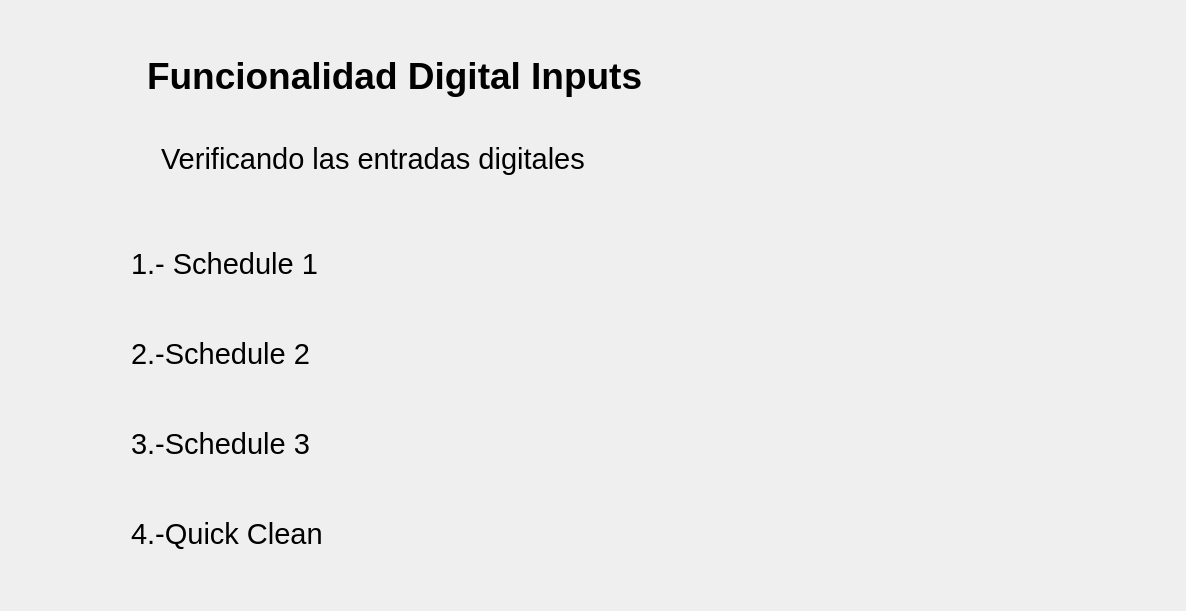
      <widget class="QWidget" name="page_9">
       <layout class="QGridLayout" name="gridLayout_12">
        <item row="0" column="0">
         <layout class="QVBoxLayout" name="verticalLayout_17">
          <property name="spacing">
           <number>12</number>
          </property>
          <item>
           <layout class="QHBoxLayout" name="horizontalLayout_125">
            <property name="spacing">
             <number>15</number>
            </property>
            <property name="leftMargin">
             <number>50</number>
            </property>
            <property name="topMargin">
             <number>30</number>
            </property>
            <item>
             <widget class="QLabel" name="lblTest1_16">
              <property name="minimumSize">
               <size>
                <width>71</width>
                <height>71</height>
               </size>
              </property>
              <property name="maximumSize">
               <size>
                <width>71</width>
                <height>71</height>
               </size>
              </property>
              <property name="text">
               <string/>
              </property>
              <property name="pixmap">
               <pixmap resource="../resources/resources.qrc">:/resources/number-6.png</pixmap>
              </property>
              <property name="scaledContents">
               <bool>true</bool>
              </property>
             </widget>
            </item>
            <item>
             <widget class="QLabel" name="lblCode_24">
              <property name="minimumSize">
               <size>
                <width>700</width>
                <height>50</height>
               </size>
              </property>
              <property name="maximumSize">
               <size>
                <width>700</width>
                <height>50</height>
               </size>
              </property>
              <property name="font">
               <font>
                <pointsize>28</pointsize>
                <bold>true</bold>
               </font>
              </property>
              <property name="text">
               <string>Funcionalidad Digital Inputs</string>
              </property>
             </widget>
            </item>
            <item>
             <spacer name="horizontalSpacer_86">
              <property name="orientation">
               <enum>Qt::Horizontal</enum>
              </property>
              <property name="sizeType">
               <enum>QSizePolicy::Expanding</enum>
              </property>
              <property name="sizeHint" stdset="0">
               <size>
                <width>328</width>
                <height>20</height>
               </size>
              </property>
             </spacer>
            </item>
           </layout>
          </item>
          <item>
           <layout class="QHBoxLayout" name="horizontalLayout_59">
            <property name="spacing">
             <number>30</number>
            </property>
            <property name="leftMargin">
             <number>50</number>
            </property>
            <item>
             <widget class="QLabel" name="lblCode_42">
              <property name="minimumSize">
               <size>
                <width>60</width>
                <height>60</height>
               </size>
              </property>
              <property name="maximumSize">
               <size>
                <width>60</width>
                <height>60</height>
               </size>
              </property>
              <property name="text">
               <string/>
              </property>
              <property name="pixmap">
               <pixmap resource="../resources/resources.qrc">:/resources/info.png</pixmap>
              </property>
              <property name="scaledContents">
               <bool>true</bool>
              </property>
              <property name="wordWrap">
               <bool>false</bool>
              </property>
             </widget>
            </item>
            <item>
             <widget class="QLabel" name="label_51">
              <property name="minimumSize">
               <size>
                <width>800</width>
                <height>70</height>
               </size>
              </property>
              <property name="maximumSize">
               <size>
                <width>800</width>
                <height>70</height>
               </size>
              </property>
              <property name="font">
               <font>
                <pointsize>22</pointsize>
                <bold>false</bold>
               </font>
              </property>
              <property name="text">
               <string>Verificando las entradas digitales </string>
              </property>
             </widget>
            </item>
            <item>
             <spacer name="horizontalSpacer_68">
              <property name="orientation">
               <enum>Qt::Horizontal</enum>
              </property>
              <property name="sizeType">
               <enum>QSizePolicy::Fixed</enum>
              </property>
              <property name="sizeHint" stdset="0">
               <size>
                <width>208</width>
                <height>20</height>
               </size>
              </property>
             </spacer>
            </item>
           </layout>
          </item>
         </layout>
        </item>
        <item row="1" column="0">
         <layout class="QHBoxLayout" name="horizontalLayout_58">
          <property name="spacing">
           <number>0</number>
          </property>
          <item>
           <spacer name="horizontalSpacer_59">
            <property name="orientation">
             <enum>Qt::Horizontal</enum>
            </property>
            <property name="sizeType">
             <enum>QSizePolicy::Fixed</enum>
            </property>
            <property name="sizeHint" stdset="0">
             <size>
              <width>40</width>
              <height>20</height>
             </size>
            </property>
           </spacer>
          </item>
          <item>
           <layout class="QVBoxLayout" name="verticalLayout_31">
            <property name="spacing">
             <number>6</number>
            </property>
            <item>
             <layout class="QHBoxLayout" name="horizontalLayout_113">
              <item>
               <widget class="QLabel" name="label_85">
                <property name="minimumSize">
                 <size>
                  <width>350</width>
                  <height>40</height>
                 </size>
                </property>
                <property name="maximumSize">
                 <size>
                  <width>350</width>
                  <height>40</height>
                 </size>
                </property>
                <property name="font">
                 <font>
                  <pointsize>22</pointsize>
                  <bold>false</bold>
                 </font>
                </property>
                <property name="text">
                 <string>1.- Schedule 1</string>
                </property>
               </widget>
              </item>
              <item>
               <widget class="QLabel" name="lblDigital1">
                <property name="enabled">
                 <bool>false</bool>
                </property>
                <property name="minimumSize">
                 <size>
                  <width>40</width>
                  <height>40</height>
                 </size>
                </property>
                <property name="maximumSize">
                 <size>
                  <width>40</width>
                  <height>40</height>
                 </size>
                </property>
                <property name="cursor">
                 <cursorShape>PointingHandCursor</cursorShape>
                </property>
                <property name="text">
                 <string/>
                </property>
                <property name="pixmap">
                 <pixmap resource="../resources/resources.qrc">:/resources/right.png</pixmap>
                </property>
                <property name="scaledContents">
                 <bool>true</bool>
                </property>
               </widget>
              </item>
              <item>
               <widget class="QLabel" name="lblDigitalInput1">
                <property name="minimumSize">
                 <size>
                  <width>40</width>
                  <height>40</height>
                 </size>
                </property>
                <property name="maximumSize">
                 <size>
                  <width>40</width>
                  <height>40</height>
                 </size>
                </property>
                <property name="cursor">
                 <cursorShape>PointingHandCursor</cursorShape>
                </property>
                <property name="text">
                 <string/>
                </property>
                <property name="pixmap">
                 <pixmap resource="../resources/resources.qrc">:/resources/processing.png</pixmap>
                </property>
                <property name="scaledContents">
                 <bool>true</bool>
                </property>
               </widget>
              </item>
             </layout>
            </item>
            <item>
             <layout class="QHBoxLayout" name="horizontalLayout_114">
              <item>
               <widget class="QLabel" name="label_86">
                <property name="minimumSize">
                 <size>
                  <width>350</width>
                  <height>40</height>
                 </size>
                </property>
                <property name="maximumSize">
                 <size>
                  <width>350</width>
                  <height>40</height>
                 </size>
                </property>
                <property name="font">
                 <font>
                  <pointsize>22</pointsize>
                  <bold>false</bold>
                 </font>
                </property>
                <property name="text">
                 <string>2.-Schedule 2</string>
                </property>
               </widget>
              </item>
              <item>
               <widget class="QLabel" name="lblDigital2">
                <property name="enabled">
                 <bool>false</bool>
                </property>
                <property name="minimumSize">
                 <size>
                  <width>40</width>
                  <height>40</height>
                 </size>
                </property>
                <property name="maximumSize">
                 <size>
                  <width>40</width>
                  <height>40</height>
                 </size>
                </property>
                <property name="cursor">
                 <cursorShape>PointingHandCursor</cursorShape>
                </property>
                <property name="text">
                 <string/>
                </property>
                <property name="pixmap">
                 <pixmap resource="../resources/resources.qrc">:/resources/right.png</pixmap>
                </property>
                <property name="scaledContents">
                 <bool>true</bool>
                </property>
               </widget>
              </item>
              <item>
               <widget class="QLabel" name="lblDigitalInput2">
                <property name="minimumSize">
                 <size>
                  <width>40</width>
                  <height>40</height>
                 </size>
                </property>
                <property name="maximumSize">
                 <size>
                  <width>40</width>
                  <height>40</height>
                 </size>
                </property>
                <property name="cursor">
                 <cursorShape>PointingHandCursor</cursorShape>
                </property>
                <property name="text">
                 <string/>
                </property>
                <property name="pixmap">
                 <pixmap resource="../resources/resources.qrc">:/resources/processing.png</pixmap>
                </property>
                <property name="scaledContents">
                 <bool>true</bool>
                </property>
               </widget>
              </item>
             </layout>
            </item>
            <item>
             <layout class="QHBoxLayout" name="horizontalLayout_119">
              <item>
               <widget class="QLabel" name="label_87">
                <property name="minimumSize">
                 <size>
                  <width>350</width>
                  <height>40</height>
                 </size>
                </property>
                <property name="maximumSize">
                 <size>
                  <width>350</width>
                  <height>40</height>
                 </size>
                </property>
                <property name="font">
                 <font>
                  <pointsize>22</pointsize>
                  <bold>false</bold>
                 </font>
                </property>
                <property name="text">
                 <string>3.-Schedule 3</string>
                </property>
               </widget>
              </item>
              <item>
               <widget class="QLabel" name="lblDigital3">
                <property name="enabled">
                 <bool>false</bool>
                </property>
                <property name="minimumSize">
                 <size>
                  <width>40</width>
                  <height>40</height>
                 </size>
                </property>
                <property name="maximumSize">
                 <size>
                  <width>40</width>
                  <height>40</height>
                 </size>
                </property>
                <property name="cursor">
                 <cursorShape>PointingHandCursor</cursorShape>
                </property>
                <property name="text">
                 <string/>
                </property>
                <property name="pixmap">
                 <pixmap resource="../resources/resources.qrc">:/resources/right.png</pixmap>
                </property>
                <property name="scaledContents">
                 <bool>true</bool>
                </property>
               </widget>
              </item>
              <item>
               <widget class="QLabel" name="lblDigitalInput3">
                <property name="minimumSize">
                 <size>
                  <width>40</width>
                  <height>40</height>
                 </size>
                </property>
                <property name="maximumSize">
                 <size>
                  <width>40</width>
                  <height>40</height>
                 </size>
                </property>
                <property name="cursor">
                 <cursorShape>PointingHandCursor</cursorShape>
                </property>
                <property name="text">
                 <string/>
                </property>
                <property name="pixmap">
                 <pixmap resource="../resources/resources.qrc">:/resources/processing.png</pixmap>
                </property>
                <property name="scaledContents">
                 <bool>true</bool>
                </property>
               </widget>
              </item>
             </layout>
            </item>
            <item>
             <layout class="QHBoxLayout" name="horizontalLayout_120">
              <item>
               <widget class="QLabel" name="label_92">
                <property name="minimumSize">
                 <size>
                  <width>350</width>
                  <height>40</height>
                 </size>
                </property>
                <property name="maximumSize">
                 <size>
                  <width>350</width>
                  <height>40</height>
                 </size>
                </property>
                <property name="font">
                 <font>
                  <pointsize>22</pointsize>
                  <bold>false</bold>
                 </font>
                </property>
                <property name="text">
                 <string>4.-Quick Clean</string>
                </property>
               </widget>
              </item>
              <item>
               <widget class="QLabel" name="lblDigital4">
                <property name="enabled">
                 <bool>false</bool>
                </property>
                <property name="minimumSize">
                 <size>
                  <width>40</width>
                  <height>40</height>
                 </size>
                </property>
                <property name="maximumSize">
                 <size>
                  <width>40</width>
                  <height>40</height>
                 </size>
                </property>
                <property name="cursor">
                 <cursorShape>PointingHandCursor</cursorShape>
                </property>
                <property name="text">
                 <string/>
                </property>
                <property name="pixmap">
                 <pixmap resource="../resources/resources.qrc">:/resources/right.png</pixmap>
                </property>
                <property name="scaledContents">
                 <bool>true</bool>
                </property>
               </widget>
              </item>
              <item>
               <widget class="QLabel" name="lblDigitalInput4">
                <property name="minimumSize">
                 <size>
                  <width>40</width>
                  <height>40</height>
                 </size>
                </property>
                <property name="maximumSize">
                 <size>
                  <width>40</width>
                  <height>40</height>
                 </size>
                </property>
                <property name="cursor">
                 <cursorShape>PointingHandCursor</cursorShape>
                </property>
                <property name="text">
                 <string/>
                </property>
                <property name="pixmap">
                 <pixmap resource="../resources/resources.qrc">:/resources/processing.png</pixmap>
                </property>
                <property name="scaledContents">
                 <bool>true</bool>
                </property>
               </widget>
              </item>
             </layout>
            </item>
            <item>
             <layout class="QHBoxLayout" name="horizontalLayout_121"/>
            </item>
            <item>
             <layout class="QHBoxLayout" name="horizontalLayout_122"/>
            </item>
            <item>
             <layout class="QHBoxLayout" name="horizontalLayout_123"/>
            </item>
           </layout>
          </item>
          <item>
           <spacer name="horizontalSpacer_67">
            <property name="orientation">
             <enum>Qt::Horizontal</enum>
            </property>
            <property name="sizeType">
             <enum>QSizePolicy::Fixed</enum>
            </property>
            <property name="sizeHint" stdset="0">
             <size>
              <width>40</width>
              <height>20</height>
             </size>
            </property>
           </spacer>
          </item>
          <item>
           <widget class="QLabel" name="PentairIMG_9">
            <property name="minimumSize">
             <size>
              <width>400</width>
              <height>400</height>
             </size>
            </property>
            <property name="maximumSize">
             <size>
              <width>400</width>
              <height>400</height>
             </size>
            </property>
            <property name="text">
             <string/>
            </property>
            <property name="pixmap">
             <pixmap resource="../resources/resources.qrc">:/resources/Entradas_digitales_ayudavisual.png</pixmap>
            </property>
            <property name="scaledContents">
             <bool>true</bool>
            </property>
           </widget>
          </item>
         </layout>
        </item>
       </layout>
      </widget>
